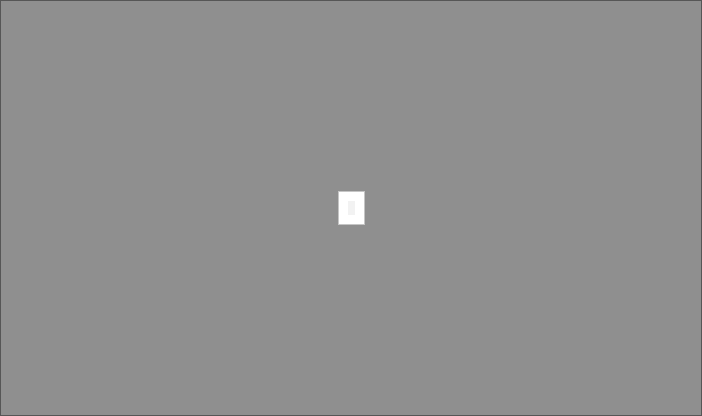
<?xml version="1.0" encoding="UTF-8"?>
<ui version="4.0">
 <class>Info</class>
 <widget class="QWidget" name="Info">
  <property name="geometry">
   <rect>
    <x>0</x>
    <y>0</y>
    <width>702</width>
    <height>416</height>
   </rect>
  </property>
  <property name="windowTitle">
   <string>Form</string>
  </property>
  <layout class="QHBoxLayout" name="horizontalLayout_2">
   <property name="leftMargin">
    <number>0</number>
   </property>
   <property name="topMargin">
    <number>0</number>
   </property>
   <property name="rightMargin">
    <number>0</number>
   </property>
   <property name="bottomMargin">
    <number>0</number>
   </property>
   <item>
    <widget class="QFrame" name="frame_2">
     <property name="styleSheet">
      <string notr="true">background-color:rgba(0,0,0,40%);</string>
     </property>
     <property name="frameShape">
      <enum>QFrame::StyledPanel</enum>
     </property>
     <property name="frameShadow">
      <enum>QFrame::Raised</enum>
     </property>
     <layout class="QVBoxLayout" name="verticalLayout_2">
      <item>
       <spacer name="verticalSpacer">
        <property name="orientation">
         <enum>Qt::Vertical</enum>
        </property>
        <property name="sizeHint" stdset="0">
         <size>
          <width>20</width>
          <height>164</height>
         </size>
        </property>
       </spacer>
      </item>
      <item>
       <layout class="QHBoxLayout" name="horizontalLayout">
        <item>
         <spacer name="horizontalSpacer">
          <property name="orientation">
           <enum>Qt::Horizontal</enum>
          </property>
          <property name="sizeHint" stdset="0">
           <size>
            <width>40</width>
            <height>20</height>
           </size>
          </property>
         </spacer>
        </item>
        <item>
         <widget class="QFrame" name="frame">
          <property name="styleSheet">
           <string notr="true">background-color:white;</string>
          </property>
          <property name="frameShape">
           <enum>QFrame::StyledPanel</enum>
          </property>
          <property name="frameShadow">
           <enum>QFrame::Raised</enum>
          </property>
          <layout class="QVBoxLayout" name="verticalLayout">
           <item>
            <widget class="QLabel" name="label_description">
             <property name="sizePolicy">
              <sizepolicy hsizetype="Preferred" vsizetype="Preferred">
               <horstretch>0</horstretch>
               <verstretch>0</verstretch>
              </sizepolicy>
             </property>
             <property name="styleSheet">
              <string notr="true">background-color:#F2F2F2;
font: 12pt &quot;MS Shell Dlg 2&quot;;
border:0px solid;
color: #294D39;</string>
             </property>
             <property name="text">
              <string/>
             </property>
             <property name="textFormat">
              <enum>Qt::PlainText</enum>
             </property>
             <property name="scaledContents">
              <bool>false</bool>
             </property>
             <property name="alignment">
              <set>Qt::AlignCenter</set>
             </property>
             <property name="wordWrap">
              <bool>true</bool>
             </property>
             <property name="margin">
              <number>5</number>
             </property>
            </widget>
           </item>
          </layout>
         </widget>
        </item>
        <item>
         <spacer name="horizontalSpacer_2">
          <property name="orientation">
           <enum>Qt::Horizontal</enum>
          </property>
          <property name="sizeHint" stdset="0">
           <size>
            <width>40</width>
            <height>20</height>
           </size>
          </property>
         </spacer>
        </item>
       </layout>
      </item>
      <item>
       <spacer name="verticalSpacer_2">
        <property name="orientation">
         <enum>Qt::Vertical</enum>
        </property>
        <property name="sizeHint" stdset="0">
         <size>
          <width>20</width>
          <height>163</height>
         </size>
        </property>
       </spacer>
      </item>
     </layout>
    </widget>
   </item>
  </layout>
 </widget>
 <resources/>
 <connections/>
</ui>
